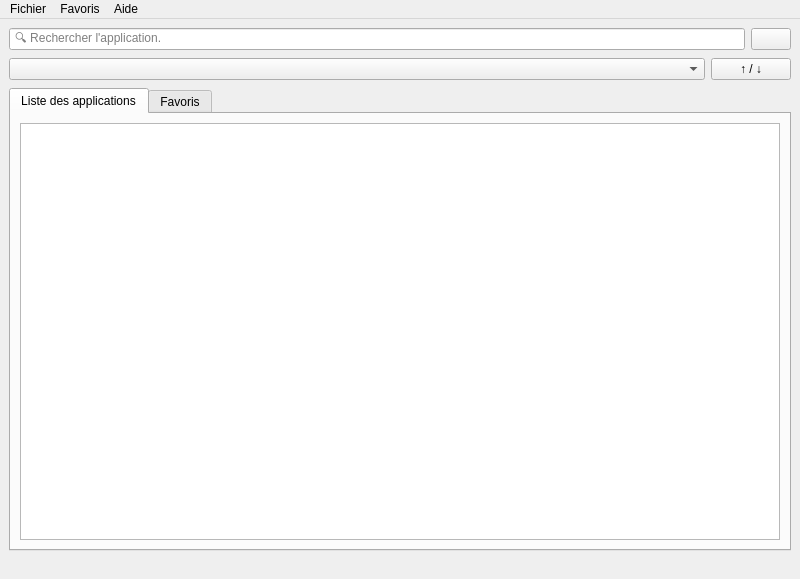
<?xml version="1.0" encoding="UTF-8"?>
<ui version="4.0">
 <class>MainWindow</class>
 <widget class="QMainWindow" name="MainWindow">
  <property name="windowModality">
   <enum>Qt::WindowModality::NonModal</enum>
  </property>
  <property name="enabled">
   <bool>true</bool>
  </property>
  <property name="geometry">
   <rect>
    <x>0</x>
    <y>0</y>
    <width>800</width>
    <height>579</height>
   </rect>
  </property>
  <property name="sizePolicy">
   <sizepolicy hsizetype="Fixed" vsizetype="Fixed">
    <horstretch>0</horstretch>
    <verstretch>0</verstretch>
   </sizepolicy>
  </property>
  <property name="minimumSize">
   <size>
    <width>800</width>
    <height>579</height>
   </size>
  </property>
  <property name="maximumSize">
   <size>
    <width>800</width>
    <height>579</height>
   </size>
  </property>
  <property name="baseSize">
   <size>
    <width>800</width>
    <height>579</height>
   </size>
  </property>
  <property name="acceptDrops">
   <bool>true</bool>
  </property>
  <property name="windowTitle">
   <string>App-Directory</string>
  </property>
  <property name="layoutDirection">
   <enum>Qt::LayoutDirection::LeftToRight</enum>
  </property>
  <property name="autoFillBackground">
   <bool>false</bool>
  </property>
  <property name="dockOptions">
   <set>QMainWindow::DockOption::AllowTabbedDocks|QMainWindow::DockOption::AnimatedDocks</set>
  </property>
  <widget class="QWidget" name="centralwidget">
   <property name="sizePolicy">
    <sizepolicy hsizetype="Expanding" vsizetype="Expanding">
     <horstretch>0</horstretch>
     <verstretch>0</verstretch>
    </sizepolicy>
   </property>
   <layout class="QVBoxLayout" name="verticalLayout_2">
    <item>
     <layout class="QHBoxLayout" name="horizontalLayout">
      <item>
       <widget class="QLineEdit" name="lineEdit">
        <property name="placeholderText">
         <string> 🔍 Rechercher l'application.</string>
        </property>
       </widget>
      </item>
      <item>
       <widget class="QPushButton" name="pushButton">
        <property name="text">
         <string/>
        </property>
        <property name="icon">
         <iconset resource="resources/resources.qrc">
          <normaloff>:/icons/icons/add-new.png</normaloff>:/icons/icons/add-new.png</iconset>
        </property>
        <property name="iconSize">
         <size>
          <width>24</width>
          <height>24</height>
         </size>
        </property>
       </widget>
      </item>
     </layout>
    </item>
    <item>
     <widget class="QWidget" name="cornerComboWidget" native="true">
      <layout class="QHBoxLayout" name="horizontalLayout_2" stretch="2,0">
       <property name="spacing">
        <number>6</number>
       </property>
       <property name="leftMargin">
        <number>0</number>
       </property>
       <property name="topMargin">
        <number>2</number>
       </property>
       <property name="rightMargin">
        <number>0</number>
       </property>
       <property name="bottomMargin">
        <number>2</number>
       </property>
       <item>
        <widget class="QComboBox" name="comboBox">
         <property name="sizeAdjustPolicy">
          <enum>QComboBox::SizeAdjustPolicy::AdjustToContentsOnFirstShow</enum>
         </property>
         <property name="minimumContentsLength">
          <number>0</number>
         </property>
        </widget>
       </item>
       <item>
        <widget class="QPushButton" name="pushButton_3">
         <property name="text">
          <string> ↑ / ↓ </string>
         </property>
        </widget>
       </item>
      </layout>
     </widget>
    </item>
    <item>
     <widget class="QTabWidget" name="tabWidget">
      <property name="tabPosition">
       <enum>QTabWidget::TabPosition::North</enum>
      </property>
      <property name="tabShape">
       <enum>QTabWidget::TabShape::Rounded</enum>
      </property>
      <property name="currentIndex">
       <number>0</number>
      </property>
      <widget class="QWidget" name="tab">
       <attribute name="title">
        <string>Liste des applications</string>
       </attribute>
       <layout class="QGridLayout" name="gridLayout">
        <item row="0" column="0">
         <widget class="QListWidget" name="listWidget"/>
        </item>
       </layout>
      </widget>
      <widget class="QWidget" name="tab_2">
       <attribute name="title">
        <string>Favoris</string>
       </attribute>
       <layout class="QGridLayout" name="gridLayout_2">
        <item row="0" column="0">
         <widget class="QListWidget" name="listWidget_2"/>
        </item>
       </layout>
      </widget>
     </widget>
    </item>
   </layout>
  </widget>
  <widget class="QMenuBar" name="menubar">
   <property name="geometry">
    <rect>
     <x>0</x>
     <y>0</y>
     <width>800</width>
     <height>22</height>
    </rect>
   </property>
   <widget class="QMenu" name="menuFichier">
    <property name="title">
     <string>Fichier</string>
    </property>
    <addaction name="actionParam_tres"/>
    <addaction name="actionApropos"/>
    <addaction name="separator"/>
    <addaction name="actionQuitter"/>
   </widget>
   <widget class="QMenu" name="menuFavoris">
    <property name="title">
     <string>Favoris</string>
    </property>
    <addaction name="actionAjouter"/>
    <addaction name="actionManageFav"/>
   </widget>
   <widget class="QMenu" name="menuAide">
    <property name="title">
     <string>Aide</string>
    </property>
    <addaction name="actionManuel_utilisateur"/>
   </widget>
   <addaction name="menuFichier"/>
   <addaction name="menuFavoris"/>
   <addaction name="menuAide"/>
  </widget>
  <widget class="QStatusBar" name="statusbar">
   <property name="sizeGripEnabled">
    <bool>false</bool>
   </property>
  </widget>
  <action name="actionParam_tres">
   <property name="icon">
    <iconset theme="QIcon::ThemeIcon::DocumentProperties"/>
   </property>
   <property name="text">
    <string>&amp;Paramètres</string>
   </property>
  </action>
  <action name="actionQuitter">
   <property name="icon">
    <iconset theme="QIcon::ThemeIcon::ApplicationExit"/>
   </property>
   <property name="text">
    <string>&amp;Quitter</string>
   </property>
  </action>
  <action name="actionApropos">
   <property name="icon">
    <iconset theme="QIcon::ThemeIcon::HelpAbout"/>
   </property>
   <property name="text">
    <string>&amp;A propos</string>
   </property>
  </action>
  <action name="actionManageFav">
   <property name="text">
    <string>Gérer</string>
   </property>
  </action>
  <action name="actionAjouter">
   <property name="text">
    <string>Ajouter</string>
   </property>
  </action>
  <action name="actionManuel_utilisateur">
   <property name="text">
    <string>Manuel utilisateur</string>
   </property>
  </action>
 </widget>
 <resources>
  <include location="resources/resources.qrc"/>
 </resources>
 <connections/>
</ui>
